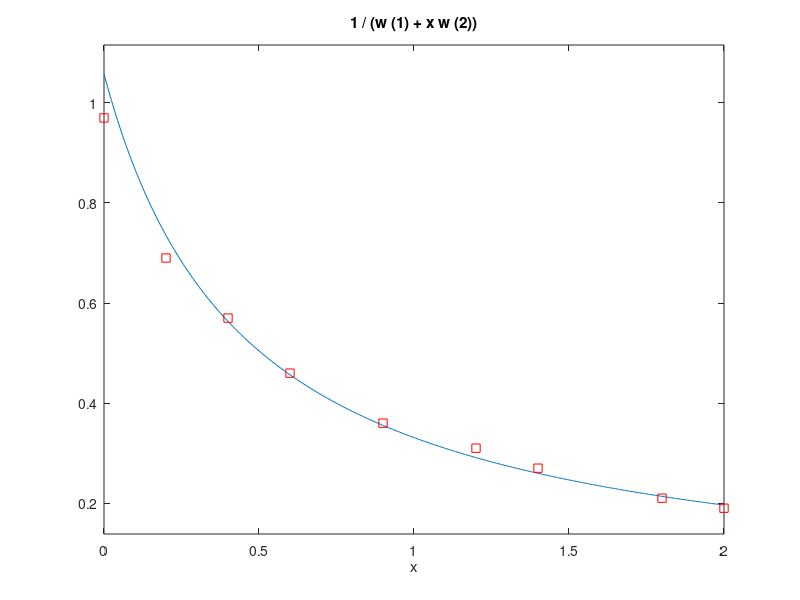

This chart was generated by the following MATLAB code:
clc; clear all; close all;

x = [0, 0.2, 0.4, 0.6 0.9, 1.2, 1.4, 1.8, 2];
y = [0.97, 0.69, 0.57, 0.46, 0.36, 0.31, 0.27, 0.21, 0.19];


X = x;
Y = 1 ./ y;

n = length(X);
A = diag(eye(n));

A = [A X'];

w = pinv(A'*A)*A'*Y'

f = @(x) 1 ./ (w(1) + x*w(2));

figure(1);
ezplot(f, [0, 2]); hold on;
plot(X, y, 'rs');

